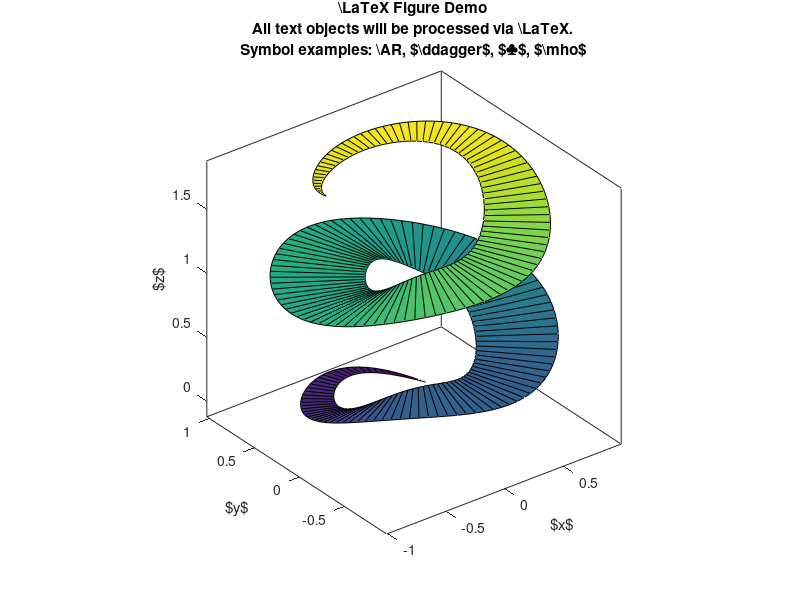

MATLAB code for this plot: (Note: this script raises an error after producing the figure.)
clear
clc

%comment added

%create an interesting randomized corkscrew surface:
R1 = 0.35; R2 = 1; N=200; NN=2.33;
theta0 = rand*2*pi;
theta = linspace(theta0,theta0+NN*2*pi,N);
x1 = ((R1+R2)/2-(R2-R1)/2*sin((theta(:)-theta0)/2/NN)).*cos(theta(:));
y1 = ((R1+R2)/2-(R2-R1)/2*sin((theta(:)-theta0)/2/NN)).*sin(theta(:));
x2 = ((R1+R2)/2+(R2-R1)/2*sin((theta(:)-theta0)/2/NN)).*cos(theta(:));
y2 = ((R1+R2)/2+(R2-R1)/2*sin((theta(:)-theta0)/2/NN)).*sin(theta(:));
z = linspace(0,2,N)';
% z = zeros(size(theta(:)));
for i=1:7
    z = z+(rand-.5)/10*sin(i*theta(:)/NN)+(rand-.5)/10*cos(i*theta(:)/NN);
end

figure(1)
set(1,'position',[100 100 560 420])
clf
h = surf([x1 x2],[y1 y2],[z z],[z z]);
xlabel('$x$')
ylabel('$y$')
zlabel('$z$')
title({'\LaTeX{} Figure Demo','All text objects will be processed via \LaTeX.','Symbol examples: \AR, $\ddagger$, $\clubsuit$, $\mho$'})

axis equal
box on
grid off
alpha(.8)
camlight %('headlight')
material shiny
shading interp
view(3)

latex_fig( 1, 'outfile','-pdf','-png','-jpg','-eps','-tiff', ...
           '-nocrop',...
           '-transparent',...
           '-rasterize', h, ...
           '-r150', ...
           '-latexpackages', {'\usepackage{amssymb}','\usepackage{ar}'}, ...
           '-crop', [.17 .05 .63 1.0] )
